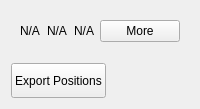
         <widget class="QWidget" name="tab_6">
          <attribute name="title">
           <string>Positions</string>
          </attribute>
          <layout class="QVBoxLayout" name="verticalLayout_7">
           <item>
            <widget class="QFrame" name="frame_positions_top">
             <property name="maximumSize">
              <size>
               <width>16777215</width>
               <height>45</height>
              </size>
             </property>
             <property name="frameShape">
              <enum>QFrame::NoFrame</enum>
             </property>
             <property name="frameShadow">
              <enum>QFrame::Raised</enum>
             </property>
             <layout class="QGridLayout" name="gridLayout_6">
              <item row="0" column="0">
               <widget class="QFrame" name="frame">
                <property name="frameShape">
                 <enum>QFrame::NoFrame</enum>
                </property>
                <property name="frameShadow">
                 <enum>QFrame::Raised</enum>
                </property>
                <layout class="QHBoxLayout" name="horizontalLayout_2">
                 <property name="spacing">
                  <number>0</number>
                 </property>
                 <property name="leftMargin">
                  <number>0</number>
                 </property>
                 <property name="topMargin">
                  <number>0</number>
                 </property>
                 <property name="rightMargin">
                  <number>0</number>
                 </property>
                 <property name="bottomMargin">
                  <number>0</number>
                 </property>
                 <item>
                  <widget class="QLabel" name="label_optionscalc_l">
                   <property name="text">
                    <string>N/A</string>
                   </property>
                  </widget>
                 </item>
                 <item>
                  <widget class="QLabel" name="label_options_cal_c">
                   <property name="text">
                    <string>N/A</string>
                   </property>
                   <property name="alignment">
                    <set>Qt::AlignCenter</set>
                   </property>
                  </widget>
                 </item>
                 <item>
                  <widget class="QLabel" name="label_options_calc_r">
                   <property name="text">
                    <string>N/A</string>
                   </property>
                   <property name="alignment">
                    <set>Qt::AlignRight|Qt::AlignTrailing|Qt::AlignVCenter</set>
                   </property>
                  </widget>
                 </item>
                </layout>
               </widget>
              </item>
              <item row="0" column="1">
               <widget class="QFrame" name="frame_2">
                <property name="frameShape">
                 <enum>QFrame::NoFrame</enum>
                </property>
                <property name="frameShadow">
                 <enum>QFrame::Raised</enum>
                </property>
                <layout class="QHBoxLayout" name="horizontalLayout_3">
                 <property name="spacing">
                  <number>0</number>
                 </property>
                 <property name="leftMargin">
                  <number>0</number>
                 </property>
                 <property name="topMargin">
                  <number>0</number>
                 </property>
                 <property name="rightMargin">
                  <number>0</number>
                 </property>
                 <property name="bottomMargin">
                  <number>0</number>
                 </property>
                 <item>
                  <widget class="QPushButton" name="pushButton_positions_more">
                   <property name="maximumSize">
                    <size>
                     <width>100</width>
                     <height>16777215</height>
                    </size>
                   </property>
                   <property name="text">
                    <string>More</string>
                   </property>
                  </widget>
                 </item>
                </layout>
               </widget>
              </item>
             </layout>
            </widget>
           </item>
           <item>
            <widget class="QFrame" name="frame_positions_table">
             <property name="sizePolicy">
              <sizepolicy hsizetype="Expanding" vsizetype="Expanding">
               <horstretch>0</horstretch>
               <verstretch>0</verstretch>
              </sizepolicy>
             </property>
             <property name="frameShape">
              <enum>QFrame::NoFrame</enum>
             </property>
             <property name="frameShadow">
              <enum>QFrame::Raised</enum>
             </property>
             <layout class="QGridLayout" name="gridLayout_positions_table">
              <property name="leftMargin">
               <number>0</number>
              </property>
              <property name="topMargin">
               <number>0</number>
              </property>
              <property name="rightMargin">
               <number>0</number>
              </property>
              <property name="bottomMargin">
               <number>0</number>
              </property>
              <property name="spacing">
               <number>0</number>
              </property>
             </layout>
            </widget>
           </item>
           <item alignment="Qt::AlignTop">
            <widget class="QFrame" name="frame_15">
             <property name="maximumSize">
              <size>
               <width>16777215</width>
               <height>80</height>
              </size>
             </property>
             <property name="frameShape">
              <enum>QFrame::NoFrame</enum>
             </property>
             <property name="frameShadow">
              <enum>QFrame::Raised</enum>
             </property>
             <layout class="QVBoxLayout" name="verticalLayout_8">
              <property name="spacing">
               <number>0</number>
              </property>
              <property name="leftMargin">
               <number>0</number>
              </property>
              <property name="topMargin">
               <number>0</number>
              </property>
              <property name="rightMargin">
               <number>0</number>
              </property>
              <property name="bottomMargin">
               <number>0</number>
              </property>
              <item alignment="Qt::AlignTop">
               <widget class="QFrame" name="frame_17">
                <property name="frameShape">
                 <enum>QFrame::NoFrame</enum>
                </property>
                <property name="frameShadow">
                 <enum>QFrame::Raised</enum>
                </property>
                <layout class="QHBoxLayout" name="horizontalLayout_8">
                 <property name="spacing">
                  <number>0</number>
                 </property>
                 <property name="leftMargin">
                  <number>0</number>
                 </property>
                 <property name="topMargin">
                  <number>0</number>
                 </property>
                 <property name="rightMargin">
                  <number>0</number>
                 </property>
                 <property name="bottomMargin">
                  <number>0</number>
                 </property>
                 <item alignment="Qt::AlignLeft">
                  <widget class="QPushButton" name="pushButton_export_positions_pos">
                   <property name="minimumSize">
                    <size>
                     <width>0</width>
                     <height>35</height>
                    </size>
                   </property>
                   <property name="text">
                    <string>Export Positions</string>
                   </property>
                   <property name="icon">
                    <iconset resource="../icons/icons.qrc">
                     <normaloff>:/icons/export.png</normaloff>:/icons/export.png</iconset>
                   </property>
                  </widget>
                 </item>
                </layout>
               </widget>
              </item>
             </layout>
            </widget>
           </item>
          </layout>
         </widget>
